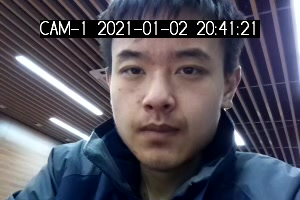
//> input picture faces/image-8.jpeg, 300 x 200 px
$ ./faceDetect   (built with g++ and OpenCV 4)
//> lines starting //> are read from the running program, lines starting //| are printed output that depends on the picture; after the words box and inside, x2 and y2 are one past the last pixel; in counts of white or black regions, pixels touching at a corner belong together
#include <opencv2/core/core.hpp>
#include <opencv2/imgproc/imgproc.hpp>
#include <opencv2/opencv.hpp>

#include <vector>
#include <cstdio>

using namespace std;
using namespace cv;

int main()
{

    // 【1】加载分类器
    CascadeClassifier cascade;
    cascade.load("/home/pi/opencv/data/haarcascades/haarcascade_frontalface_alt2.xml");

    Mat srcImage, grayImage, dstImage;
    // 【2】读取图片
    srcImage = imread("faces/image-8.jpeg");
//> srcImage is the input picture: 200 rows x 300 cols, CV_8UC3; mean B, G, R 92.6, 80.8, 83.2
    dstImage = srcImage.clone();
    imshow("【原图】", srcImage);

    grayImage.create(srcImage.size(), srcImage.type());
    cvtColor(srcImage, grayImage, COLOR_BGR2GRAY); // 生成灰度图，提高检测效率
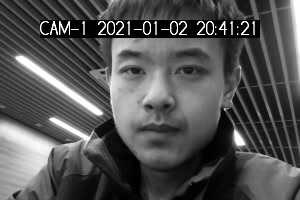
//> grayImage: 200 rows x 300 cols, CV_8UC1; min 0, max 255, mean 82.8

    // 定义7种颜色，用于标记人脸
    Scalar colors[] =
        {
            // 红橙黄绿青蓝紫
            CV_RGB(255, 0, 0),
            CV_RGB(255, 97, 0),
            CV_RGB(255, 255, 0),
            CV_RGB(0, 255, 0),
            CV_RGB(0, 255, 255),
            CV_RGB(0, 0, 255),
            CV_RGB(160, 32, 240)};

    // 【3】检测
    vector<Rect> rect;
    cascade.detectMultiScale(grayImage, rect, 1.1, 3, 0); // 分类器对象调用
//> rect = 1 Rect (x, y, width, height): [93, 22, 134, 134]

    printf("检测到人脸个数：%d\n", rect.size());
//| 检测到人脸个数：1

    // 【4】标记--在脸部画圆
    for (int i = 0; i < rect.size(); i++)
    {
        Point center;
        int radius;
        center.x = cvRound((rect[i].x + rect[i].width * 0.5));
        center.y = cvRound((rect[i].y + rect[i].height * 0.5));

        radius = cvRound((rect[i].width + rect[i].height) * 0.25);
        circle(dstImage, center, radius, colors[i % 7], 2);
    }
//> this loop made 1 pass
//> radius on pass 1: 67
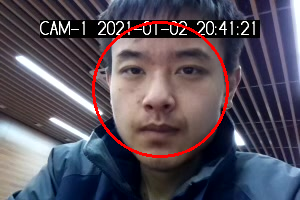
//> dstImage: 200 rows x 300 cols, CV_8UC3; 2.07% of pixels changed, all inside (x1, y1, x2, y2) = (92, 21, 229, 158)

    // 【5】显示
    imshow("【人脸识别detectMultiScale】", dstImage);
    waitKey(0);
    return 0;
}
